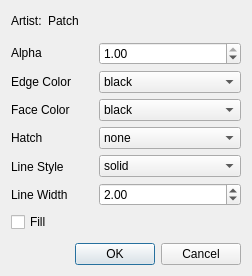
<?xml version="1.0" encoding="UTF-8"?>
<ui version="4.0">
 <class>Dialog</class>
 <widget class="QDialog" name="Dialog">
  <property name="geometry">
   <rect>
    <x>0</x>
    <y>0</y>
    <width>252</width>
    <height>276</height>
   </rect>
  </property>
  <property name="windowTitle">
   <string>Dialog</string>
  </property>
  <layout class="QVBoxLayout" name="verticalLayout_4">
   <item>
    <layout class="QHBoxLayout" name="horizontalLayout_2">
     <item>
      <widget class="QLabel" name="label">
       <property name="text">
        <string>Artist:</string>
       </property>
      </widget>
     </item>
     <item>
      <widget class="QLabel" name="label_patch_kind">
       <property name="text">
        <string>Patch</string>
       </property>
      </widget>
     </item>
     <item>
      <spacer name="horizontalSpacer_2">
       <property name="orientation">
        <enum>Qt::Horizontal</enum>
       </property>
       <property name="sizeHint" stdset="0">
        <size>
         <width>40</width>
         <height>20</height>
        </size>
       </property>
      </spacer>
     </item>
    </layout>
   </item>
   <item>
    <spacer name="verticalSpacer">
     <property name="orientation">
      <enum>Qt::Vertical</enum>
     </property>
     <property name="sizeHint" stdset="0">
      <size>
       <width>20</width>
       <height>1</height>
      </size>
     </property>
    </spacer>
   </item>
   <item>
    <layout class="QVBoxLayout" name="verticalLayout_3">
     <item>
      <layout class="QHBoxLayout" name="horizontalLayout">
       <item>
        <layout class="QVBoxLayout" name="verticalLayout_2">
         <item>
          <widget class="QLabel" name="label_2">
           <property name="text">
            <string>Alpha</string>
           </property>
          </widget>
         </item>
         <item>
          <widget class="QLabel" name="label_3">
           <property name="text">
            <string>Edge Color</string>
           </property>
          </widget>
         </item>
         <item>
          <widget class="QLabel" name="label_4">
           <property name="text">
            <string>Face Color</string>
           </property>
          </widget>
         </item>
         <item>
          <widget class="QLabel" name="label_6">
           <property name="text">
            <string>Hatch</string>
           </property>
          </widget>
         </item>
         <item>
          <widget class="QLabel" name="label_7">
           <property name="text">
            <string>Line Style</string>
           </property>
          </widget>
         </item>
         <item>
          <widget class="QLabel" name="label_8">
           <property name="text">
            <string>Line Width</string>
           </property>
          </widget>
         </item>
        </layout>
       </item>
       <item>
        <spacer name="horizontalSpacer">
         <property name="orientation">
          <enum>Qt::Horizontal</enum>
         </property>
         <property name="sizeHint" stdset="0">
          <size>
           <width>40</width>
           <height>20</height>
          </size>
         </property>
        </spacer>
       </item>
       <item>
        <layout class="QVBoxLayout" name="verticalLayout">
         <item>
          <widget class="QDoubleSpinBox" name="doubleSpinBox_alpha">
           <property name="maximum">
            <double>1.000000000000000</double>
           </property>
           <property name="singleStep">
            <double>0.010000000000000</double>
           </property>
           <property name="value">
            <double>1.000000000000000</double>
           </property>
          </widget>
         </item>
         <item>
          <widget class="QComboBox" name="comboBox_edge_color">
           <item>
            <property name="text">
             <string>black</string>
            </property>
           </item>
           <item>
            <property name="text">
             <string>white</string>
            </property>
           </item>
           <item>
            <property name="text">
             <string>blue</string>
            </property>
           </item>
           <item>
            <property name="text">
             <string>orange</string>
            </property>
           </item>
           <item>
            <property name="text">
             <string>green</string>
            </property>
           </item>
           <item>
            <property name="text">
             <string>red</string>
            </property>
           </item>
           <item>
            <property name="text">
             <string>purple</string>
            </property>
           </item>
           <item>
            <property name="text">
             <string>brown</string>
            </property>
           </item>
           <item>
            <property name="text">
             <string>pink</string>
            </property>
           </item>
           <item>
            <property name="text">
             <string>gray</string>
            </property>
           </item>
           <item>
            <property name="text">
             <string>olive</string>
            </property>
           </item>
           <item>
            <property name="text">
             <string>cyan</string>
            </property>
           </item>
           <item>
            <property name="text">
             <string>others</string>
            </property>
           </item>
          </widget>
         </item>
         <item>
          <widget class="QComboBox" name="comboBox_face_color">
           <item>
            <property name="text">
             <string>black</string>
            </property>
           </item>
           <item>
            <property name="text">
             <string>white</string>
            </property>
           </item>
           <item>
            <property name="text">
             <string>blue</string>
            </property>
           </item>
           <item>
            <property name="text">
             <string>orange</string>
            </property>
           </item>
           <item>
            <property name="text">
             <string>green</string>
            </property>
           </item>
           <item>
            <property name="text">
             <string>red</string>
            </property>
           </item>
           <item>
            <property name="text">
             <string>purple</string>
            </property>
           </item>
           <item>
            <property name="text">
             <string>brown</string>
            </property>
           </item>
           <item>
            <property name="text">
             <string>pink</string>
            </property>
           </item>
           <item>
            <property name="text">
             <string>gray</string>
            </property>
           </item>
           <item>
            <property name="text">
             <string>olive</string>
            </property>
           </item>
           <item>
            <property name="text">
             <string>cyan</string>
            </property>
           </item>
           <item>
            <property name="text">
             <string>others</string>
            </property>
           </item>
          </widget>
         </item>
         <item>
          <widget class="QComboBox" name="comboBox_hatch">
           <item>
            <property name="text">
             <string>none</string>
            </property>
           </item>
           <item>
            <property name="text">
             <string>diagonal hatching (/)</string>
            </property>
           </item>
           <item>
            <property name="text">
             <string>back diagonal (\)</string>
            </property>
           </item>
           <item>
            <property name="text">
             <string>vertical (|)</string>
            </property>
           </item>
           <item>
            <property name="text">
             <string>horizontal (-)</string>
            </property>
           </item>
           <item>
            <property name="text">
             <string>crossed (+)</string>
            </property>
           </item>
           <item>
            <property name="text">
             <string>crossed diagonal (x)</string>
            </property>
           </item>
           <item>
            <property name="text">
             <string>small circle (o)</string>
            </property>
           </item>
           <item>
            <property name="text">
             <string>large circle (O)</string>
            </property>
           </item>
           <item>
            <property name="text">
             <string>dots (.)</string>
            </property>
           </item>
           <item>
            <property name="text">
             <string>stars (*)</string>
            </property>
           </item>
          </widget>
         </item>
         <item>
          <widget class="QComboBox" name="comboBox_line_style">
           <item>
            <property name="text">
             <string>solid</string>
            </property>
           </item>
           <item>
            <property name="text">
             <string>dashed</string>
            </property>
           </item>
           <item>
            <property name="text">
             <string>dashdot</string>
            </property>
           </item>
           <item>
            <property name="text">
             <string>dotted</string>
            </property>
           </item>
           <item>
            <property name="text">
             <string>none</string>
            </property>
           </item>
          </widget>
         </item>
         <item>
          <widget class="QDoubleSpinBox" name="doubleSpinBox_line_width">
           <property name="value">
            <double>2.000000000000000</double>
           </property>
          </widget>
         </item>
        </layout>
       </item>
      </layout>
     </item>
     <item>
      <widget class="QCheckBox" name="checkBox_fill">
       <property name="text">
        <string>Fill</string>
       </property>
      </widget>
     </item>
    </layout>
   </item>
   <item>
    <spacer name="verticalSpacer_2">
     <property name="orientation">
      <enum>Qt::Vertical</enum>
     </property>
     <property name="sizeHint" stdset="0">
      <size>
       <width>20</width>
       <height>2</height>
      </size>
     </property>
    </spacer>
   </item>
   <item>
    <layout class="QHBoxLayout" name="horizontalLayout_3">
     <item>
      <spacer name="horizontalSpacer_3">
       <property name="orientation">
        <enum>Qt::Horizontal</enum>
       </property>
       <property name="sizeHint" stdset="0">
        <size>
         <width>40</width>
         <height>20</height>
        </size>
       </property>
      </spacer>
     </item>
     <item>
      <widget class="QPushButton" name="pushButton_ok">
       <property name="text">
        <string>OK</string>
       </property>
      </widget>
     </item>
     <item>
      <widget class="QPushButton" name="pushButton_cancel">
       <property name="text">
        <string>Cancel</string>
       </property>
      </widget>
     </item>
    </layout>
   </item>
  </layout>
 </widget>
 <resources/>
 <connections/>
</ui>
